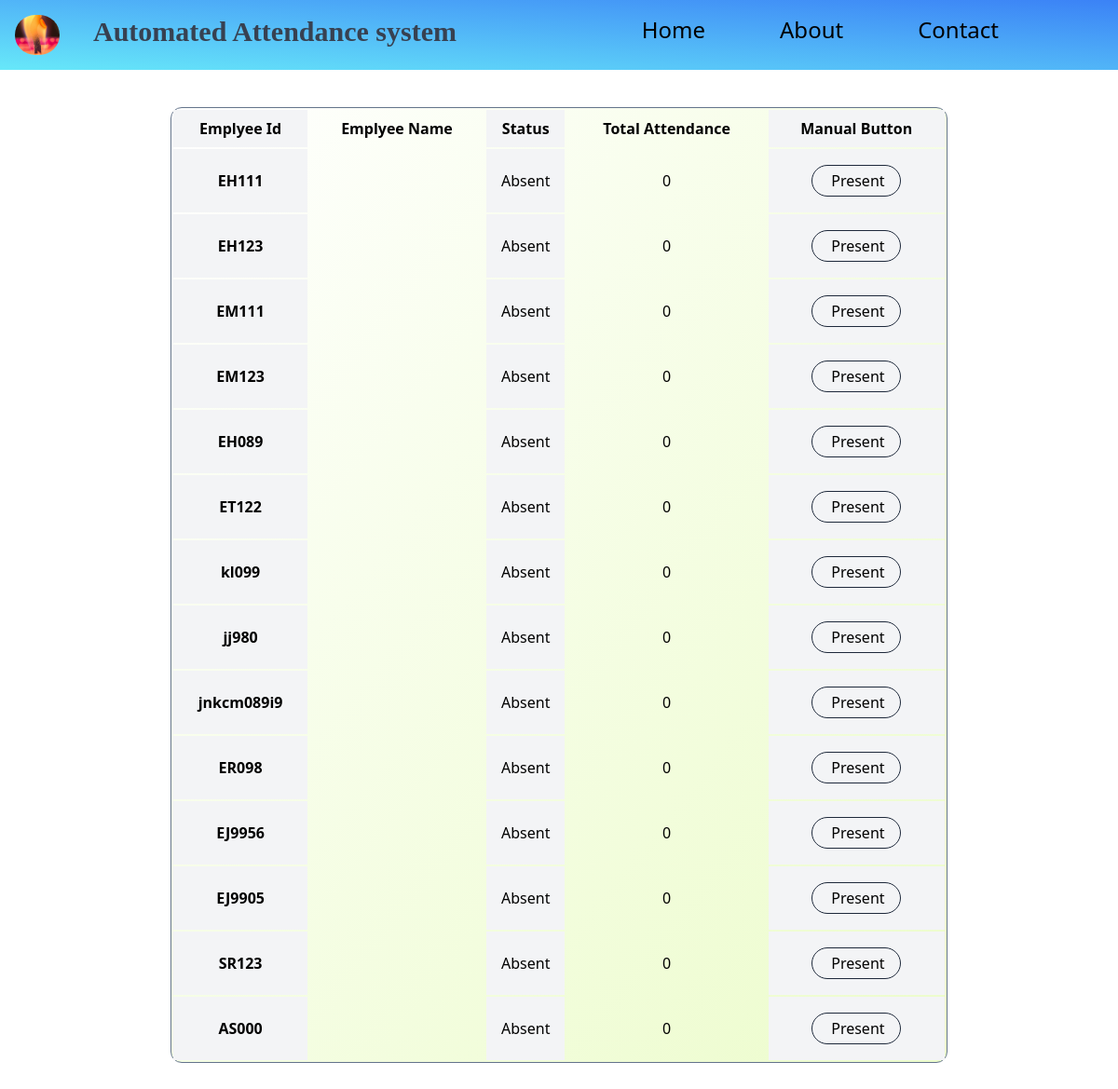
Page /HRM/absentworker on the committed database.
### HRM/models.py (models this page shows, shortened)
class Attendance(models.Model):
    def date():
        return date.today() - timedelta(days=1)
    def time():
        return datetime.now()
    emp_id = models.CharField(max_length=50, default = '', primary_key=True)
    emp_name = models.CharField(max_length=50, default = '' ,null= True, blank= True)
    attendace_date = models.DateField(default=date, null= True, blank= True)
    attendance_time = models.TimeField(default=time, null= True, blank= True)
    attendance_count = models.IntegerField(default = 0, blank=True, null=True)

### HRM/views.py (the view)
# urls.py: path('absentworker', views.absentworker, name='absentworker' ),
def absentworker(request):
    var_all_emp_id = Attendance.objects.exclude(attendace_date = date.today())
    param = {
        'absent': var_all_emp_id
    }
    return render(request, 'HRM/adminattendance.html', param)

### HRM/templates/HRM/adminattendance.html (shortened to what this page needs)
<!DOCTYPE html>
<html lang="en">
<head>
    <script src="https://cdn.tailwindcss.com"></script>
</head>
<body>
    {% load static %}
    <nav class=" flex bg-pink-300 py-4 bg-gradient-to-tr from-cyan-300 to-blue-500 ">
        <div class=" flex space-x-5 my-auto ">
            <img src="{% static 'images/logo.png' %}" alt="image" class="w-12 rounded-3xl mx-4">
            <h4 class="font-serif text-3xl text-gray-700 font-extrabold font">Automated Attendance system</h4>
        </div>
        <ul class="flex my-auto space-x-20 absolute inset-y-auto right-32 text-2xl">
            <li class="hover:underline"><a href="{%url 'home' %}">Home</a></li>
            <li class="hover:underline"><a href="{%url 'about' %}">About</a></li>
            <li class="hover:underline"><a href="{%url 'contact'%}">Contact</a></li>
        </ul>
    </nav>
    <div class="maintable flex justify-center">
        <div class="centertablediv flex py-10 w-5/6">
            <table class="w-5/6  border-separate border-spacing-0.5 border border-slate-500 mx-auto bg-gradient-to-br from-white to-lime-100 rounded-xl">
                <thead class="">
                    <tr>
                        <th class="bg-gray-100 py-2">Emplyee Id</th>
                        <th class=" py-2">Emplyee Name</th>
                        <th class="bg-gray-100 py-2">Status</th>
                        <th class="py-2">Total Attendance</th>
                        <th class=" bg-gray-100  py-2">Manual Button</th>
                    </tr>
                </thead>
                <tbody class="">
                    {%for item in absent %}
                    <tr>
                        <td class="bg-gray-100  text-center font-bold"><a href="/HRM/profile/{{item.emp_id}}" target="_blank">{{item.emp_id}}</a></td>
                        <td class=" text-center">{{item.emp_name}}</td>
                        <td class="bg-gray-100  text-center">Absent</td>
                        <td class=" text-center">{{item.attendance_count}}</td>
                        <td class="bg-gray-100  text-center">
                            <form class=" " action="/HRM/manualattendace/{{item.emp_id}}" method="post">
                                <input
                                    class="my-4 px-5 border w-24 border-slate-800 rounded-full py-1 hover:bg-lime-500 hover:text-white"
                                    type="submit" name="presnet" value="Present">
                            </form>
                        </td>
                    </tr>
                    {% endfor %}
                </tbody>
            </table>
        </div>
    </div>
</body>
</html>

### rows in the picture
Attendance: emp_id "EH111", attendance_count "0"
Attendance: emp_id "EH123", attendance_count "0"
Attendance: emp_id "EM111", attendance_count "0"
Attendance: emp_id "EM123", attendance_count "0"
Attendance: emp_id "EH089", attendance_count "0"
Attendance: emp_id "ET122", attendance_count "0"
Attendance: emp_id "kl099", attendance_count "0"
Attendance: emp_id "jj980", attendance_count "0"
Attendance: emp_id "jnkcm089i9", attendance_count "0"
Attendance: emp_id "ER098", attendance_count "0"
Attendance: emp_id "EJ9956", attendance_count "0"
Attendance: emp_id "EJ9905", attendance_count "0"
Attendance: emp_id "SR123", attendance_count "0"
Attendance: emp_id "AS000", attendance_count "0"
